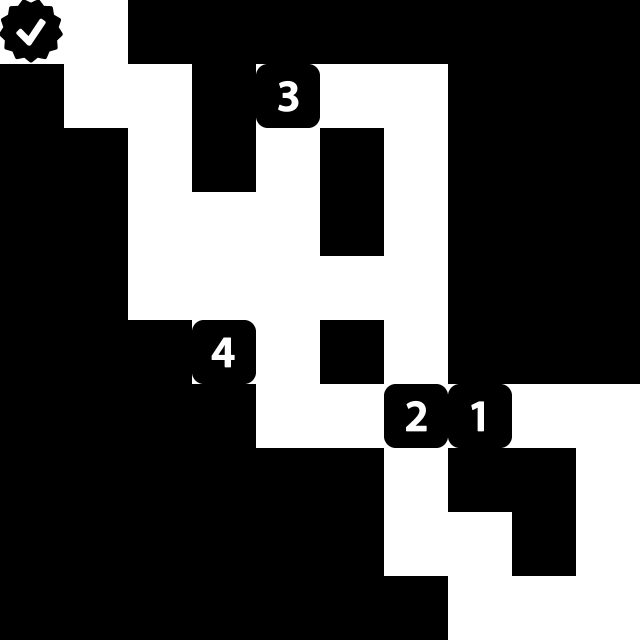

Rendered tile map (Tiled .tmx) drawn with the repository's tilesets; below, a short description and the full map source, tile grids included:
An orthogonal 10x10 tile map with 64x64 px tiles, 1 tile layer (Board) and 1 object (SpawnPoint).

<map version="1.0" orientation="orthogonal" width="10" height="10" tilewidth="64" tileheight="64">
 <properties>
  <property name="Conditions" value="DemoLevelConditions" />
  <property name="Description" value="NumericSequenceDescription" />
  <property name="Music" value="Blake - Dance With Me" />
  <property name="Name" value="NumericSequenceLevelName" />
  <property name="Trail" value="Solid" />
 </properties>
 <tileset firstgid="1" source="tilemap.tsx" />
 <layer name="Board" width="10" height="10">
  <data>
   <tile gid="10" />
   <tile gid="12" />
   <tile gid="0" />
   <tile gid="0" />
   <tile gid="0" />
   <tile gid="0" />
   <tile gid="0" />
   <tile gid="0" />
   <tile gid="0" />
   <tile gid="0" />
   <tile gid="0" />
   <tile gid="12" />
   <tile gid="12" />
   <tile gid="0" />
   <tile gid="16" />
   <tile gid="12" />
   <tile gid="12" />
   <tile gid="0" />
   <tile gid="0" />
   <tile gid="0" />
   <tile gid="0" />
   <tile gid="0" />
   <tile gid="12" />
   <tile gid="0" />
   <tile gid="12" />
   <tile gid="0" />
   <tile gid="12" />
   <tile gid="0" />
   <tile gid="0" />
   <tile gid="0" />
   <tile gid="0" />
   <tile gid="0" />
   <tile gid="12" />
   <tile gid="12" />
   <tile gid="12" />
   <tile gid="0" />
   <tile gid="12" />
   <tile gid="0" />
   <tile gid="0" />
   <tile gid="0" />
   <tile gid="0" />
   <tile gid="0" />
   <tile gid="12" />
   <tile gid="12" />
   <tile gid="12" />
   <tile gid="12" />
   <tile gid="12" />
   <tile gid="0" />
   <tile gid="0" />
   <tile gid="0" />
   <tile gid="0" />
   <tile gid="0" />
   <tile gid="0" />
   <tile gid="17" />
   <tile gid="12" />
   <tile gid="0" />
   <tile gid="12" />
   <tile gid="0" />
   <tile gid="0" />
   <tile gid="0" />
   <tile gid="0" />
   <tile gid="0" />
   <tile gid="0" />
   <tile gid="0" />
   <tile gid="12" />
   <tile gid="12" />
   <tile gid="15" />
   <tile gid="14" />
   <tile gid="12" />
   <tile gid="12" />
   <tile gid="0" />
   <tile gid="0" />
   <tile gid="0" />
   <tile gid="0" />
   <tile gid="0" />
   <tile gid="0" />
   <tile gid="12" />
   <tile gid="0" />
   <tile gid="0" />
   <tile gid="12" />
   <tile gid="0" />
   <tile gid="0" />
   <tile gid="0" />
   <tile gid="0" />
   <tile gid="0" />
   <tile gid="0" />
   <tile gid="12" />
   <tile gid="12" />
   <tile gid="0" />
   <tile gid="12" />
   <tile gid="0" />
   <tile gid="0" />
   <tile gid="0" />
   <tile gid="0" />
   <tile gid="0" />
   <tile gid="0" />
   <tile gid="0" />
   <tile gid="12" />
   <tile gid="12" />
   <tile gid="12" />
  </data>
 </layer>
 <objectgroup name="Object" width="10" height="10">
  <object name="spawnplayer" type="SpawnPoint" x="594" y="592" width="33" height="31" />
 </objectgroup>
</map>
